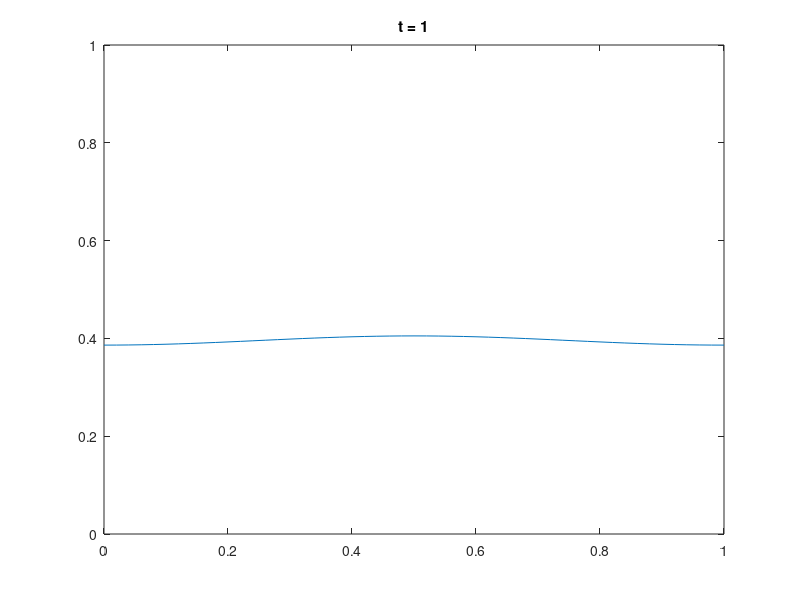

Source code (MATLAB):
%% Main parameters
D = .1;
L = 1;
T = 1;

Nx = 50;
nu = .011; % nu = D * tau / h^2

%% Secondary parameters
x = linspace(0, L, Nx + 1);
h = x(2) - x(1);

tau = nu * h^2 / D;
Nt = ceil(T/tau) + 1;

u_0 = exp(-(x - .5).^2 ./ .05);
% figure(1)
% plot(x, u_0)

%% Transition matrices
U_now = eye(Nx);
U_next = (-1-2*nu)*eye(Nx) + ...
    diag(nu * ones(Nx-1, 1), 1) + ...
    diag(nu * ones(Nx-1, 1),-1);

%% Periodic border condition
U_next(1, end) = nu;
U_next(end, 1) = nu;

%% Integration
U = zeros(Nt, Nx);
U(1, :) = u_0(1 : end-1);

for k = 2 : Nt
    U(k, :) = -U_next \ U_now * U(k - 1, :).';
end
U = [U, U(:, 1)];

%% Visualisation
figure(2)

for k = [1 : floor(Nt/100) : Nt, Nt]
    plot(x, U(k, :));
    axis([0 L 0 1]);
    title(['t = ', num2str((k-1)*tau)]);
    drawnow;
end
